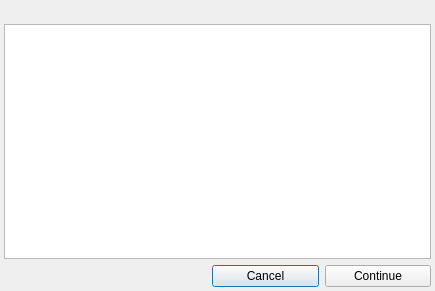
<?xml version="1.0" encoding="UTF-8"?>
<ui version="4.0">
 <class>export_as_KML</class>
 <widget class="QDialog" name="export_as_KML">
  <property name="geometry">
   <rect>
    <x>0</x>
    <y>0</y>
    <width>435</width>
    <height>291</height>
   </rect>
  </property>
  <property name="minimumSize">
   <size>
    <width>435</width>
    <height>291</height>
   </size>
  </property>
  <property name="maximumSize">
   <size>
    <width>435</width>
    <height>291</height>
   </size>
  </property>
  <property name="windowTitle">
   <string>Dialog</string>
  </property>
  <layout class="QVBoxLayout" name="verticalLayout_2">
   <property name="leftMargin">
    <number>4</number>
   </property>
   <property name="topMargin">
    <number>4</number>
   </property>
   <property name="rightMargin">
    <number>4</number>
   </property>
   <property name="bottomMargin">
    <number>4</number>
   </property>
   <item>
    <layout class="QVBoxLayout" name="verticalLayout">
     <item>
      <widget class="QLabel" name="label_kml">
       <property name="text">
        <string/>
       </property>
      </widget>
     </item>
     <item>
      <widget class="QTextEdit" name="textEdit_files"/>
     </item>
     <item>
      <layout class="QHBoxLayout" name="horizontalLayout">
       <item>
        <spacer name="horizontalSpacer">
         <property name="orientation">
          <enum>Qt::Horizontal</enum>
         </property>
         <property name="sizeType">
          <enum>QSizePolicy::Fixed</enum>
         </property>
         <property name="sizeHint" stdset="0">
          <size>
           <width>208</width>
           <height>20</height>
          </size>
         </property>
        </spacer>
       </item>
       <item>
        <widget class="QPushButton" name="pushButton_cancel">
         <property name="minimumSize">
          <size>
           <width>0</width>
           <height>0</height>
          </size>
         </property>
         <property name="text">
          <string>Cancel</string>
         </property>
        </widget>
       </item>
       <item>
        <widget class="QPushButton" name="pushButton_continue">
         <property name="text">
          <string>Continue</string>
         </property>
        </widget>
       </item>
      </layout>
     </item>
    </layout>
   </item>
  </layout>
 </widget>
 <resources/>
 <connections/>
</ui>
